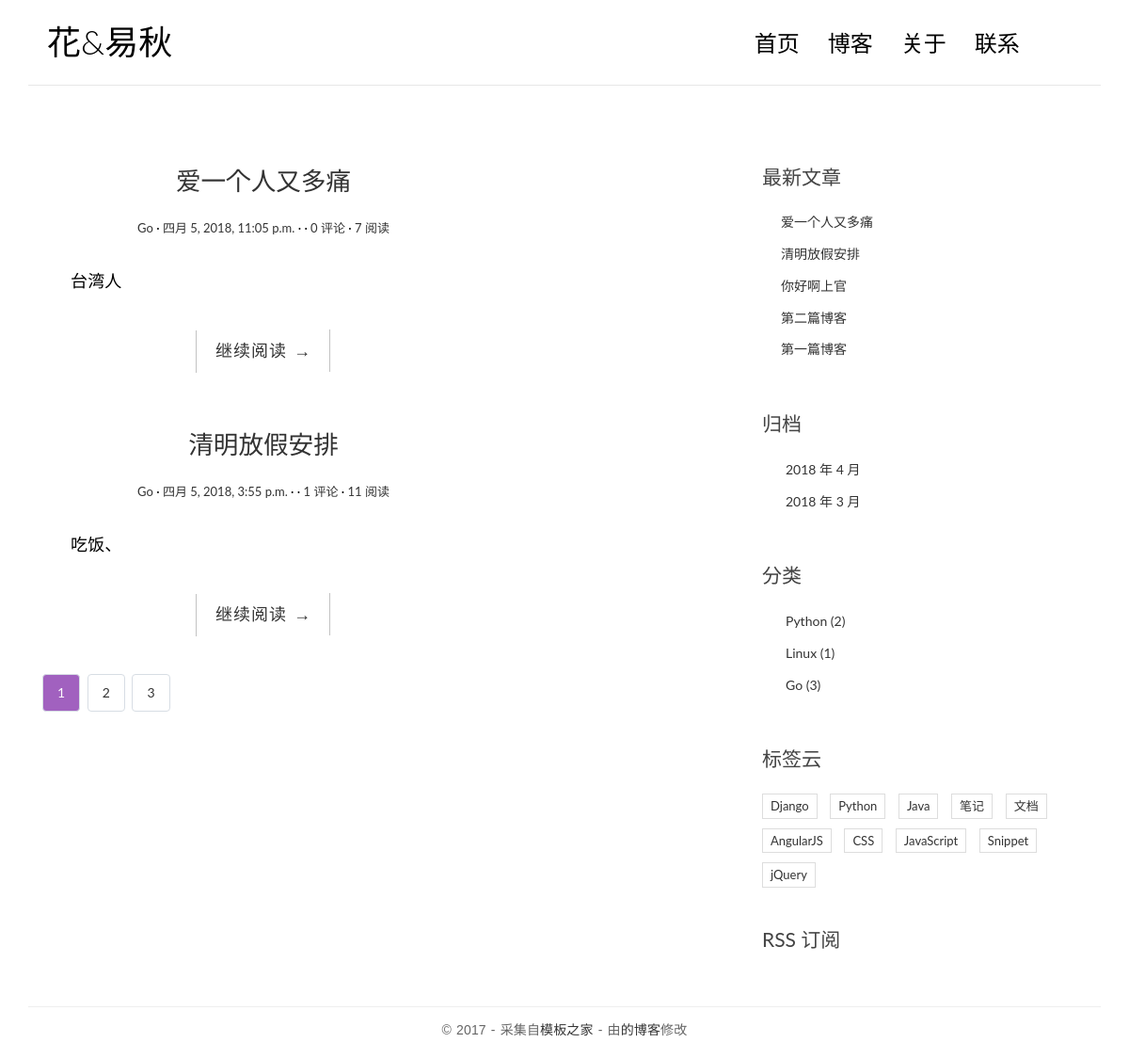
Before: / with the older database file.
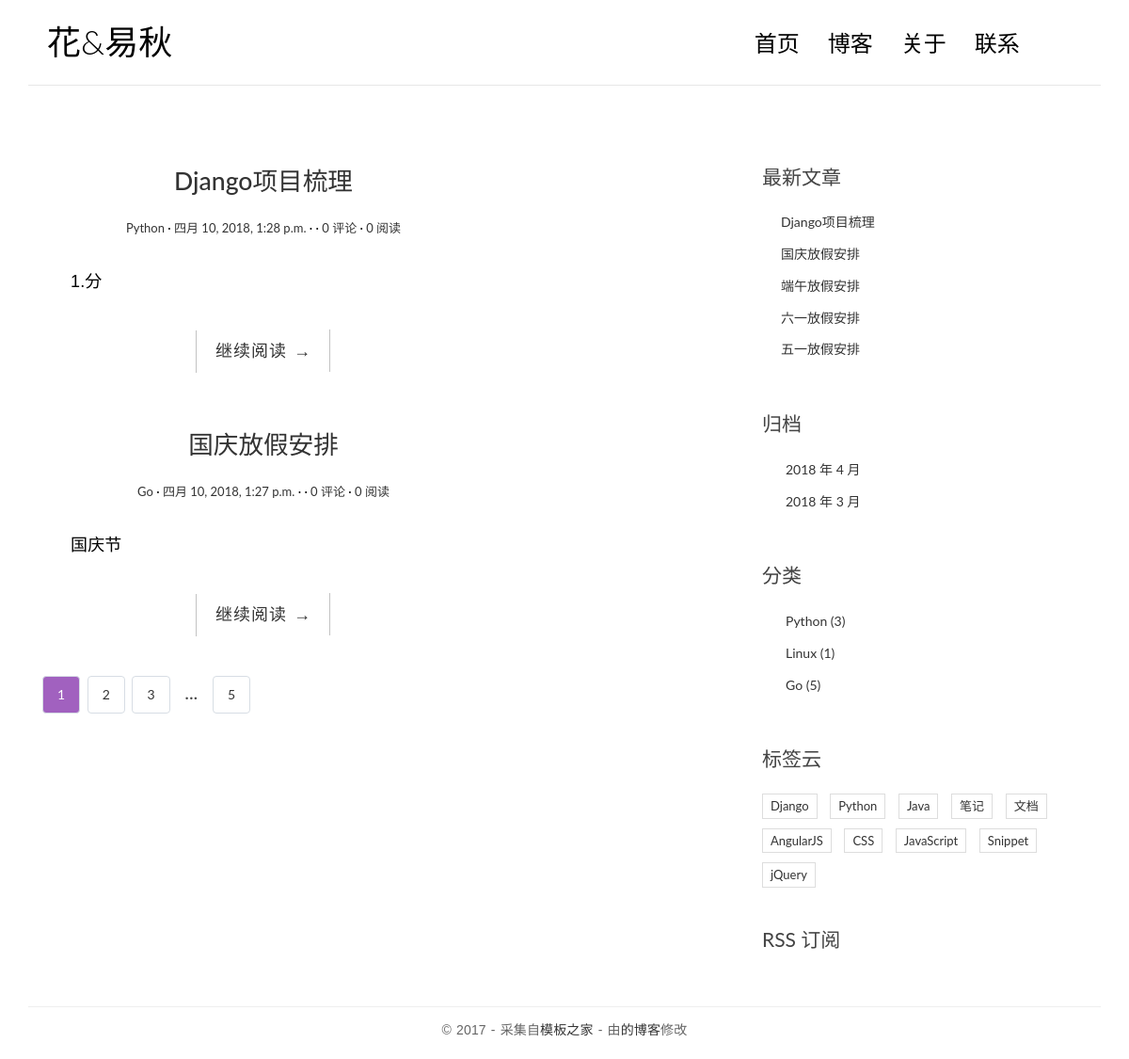
After: the same page with the newer database file.
### blog/models.py (models this page shows, shortened)
class Post(models.Model):
    title = models.CharField(max_length=70)
    body = models.TextField()
    created_time = models.DateTimeField(
        auto_now=True,
    )
    modified_time = models.DateTimeField(
        auto_now_add=True,
    )
    excerpt = models.CharField(max_length=200, blank=True,null=True)
    category = models.ForeignKey(Category)
    tags = models.ManyToManyField(Tag, blank=True)
    views = models.PositiveIntegerField(default=0)
    def get_absolute_url(self):
        return reverse('blog:detail', kwargs={'pk': self.pk})
    class Meta:
        ordering = ['-created_time','title']  # 在类中先自动排序

class Category(models.Model):
    name = models.CharField(max_length=100)

### blog/views.py (the view, shortened to what this page needs)
# urls.py: url(r'^$', views.IndexView.as_view(), name='index'),
class IndexView(ListView):
    model = Post
    template_name = 'blog/index.html'
    context_object_name = 'contacts'
    paginate_by = 2
    def get_context_data(self, **kwargs):
        context = super().get_context_data(**kwargs)
        paginator = context.get('paginator')
        page = context.get('page_obj')
        is_paginated = context.get('is_paginated')
        pagination_data = self.pagination_data(paginator, page, is_paginated)
        context.update(pagination_data)
        return context
    def pagination_data(self, paginator, page, is_paginated):
        if not is_paginated:
            return {}
        left = []
        right = []
        left_has_more = False
        right_has_more = False
        first = False
        last = False
        page_number = page.number
        total_pages = paginator.num_pages
        page_range = paginator.page_range
        if page_number == 1:
            right = page_range[page_number:page_number + 2]
            if right[-1] < total_pages - 1:
                right_has_more = True
            if right[-1] < total_pages:
                last = True
        elif page_number == total_pages:
            left = page_range[(page_number - 3) if (page_number - 3) > 0 else 0:page_number - 1]
            if left[0] > 2:
                left_has_more = True
            if left[0] > 1:
                first = True
        data = {
            'left': left,
            'right': right,
            'left_has_more': left_has_more,
            'right_has_more': right_has_more,
            'first': first,
            'last': last,
        }
        return data

### blog/templatetags/blog_tags.py (called while the page is built)
@register.simple_tag
def get_recent_posts(num=5):
    return Post.objects.all().order_by('-created_time')[:num]

@register.simple_tag
def archives():
    return Post.objects.dates('created_time', 'month', order='DESC')

@register.simple_tag
def get_categories():
    return Category.objects.annotate(num_posts=Count('post')).filter(num_posts__gt=0)

### blog/templates/blog/index.html (shortened to what this page needs)
{% extends 'base.html' %}
{% load staticfiles %}
{% block main %}
<main class="col-md-8">
        {% for contact in contacts %}
        <article class="post post-{{ post.pk }}">
            <header class="entry-header">
                <h1 class="entry-title">
                    <a href="{{ contact.get_absolute_url }}">{{ contact.title }}</a>
                </h1>
                <div class="entry-meta">
                    <span class="post-category"><a href="#">{{ contact.category.name }}</a></span>
                    <span class="post-date"><a href="#"><time class="entry-date"
                                                              datetime="{{ post.created_time }}">{{ contact.created_time }}</time></a></span>
                    <span class="post-author"><a href="#">{{ contact.author }}</a></span>
                    <span class="comments-link"><a href="#">{{ contact.comment_set.count }} 评论</a></span>
                    <span class="views-count"><a href="#">{{ contact.views }} 阅读</a></span>
                </div>
            </header>
            <div class="entry-content clearfix">
                <p>{{ contact.excerpt }}</p>
                <div class="read-more cl-effect-14">
                    <a href="{{ contact.get_absolute_url }}" class="more-link">继续阅读 <span class="meta-nav">→</span>
                    </a>
                </div>
            </div>
        </article>
        {% empty %}
        <div class="no-post">暂时还没有发布的文章！</div>
        {% endfor %}
    {% if is_paginated %}
    <div class="pagination">
        <a class="current-page" href="?page={{ page_obj.number }}" >{{ page_obj.number }}</a>
        {% if right %}
        {% for i in right %}
        <a href="?page={{ i }}">{{ i }}</a>
        {% endfor %}
        {% if right_has_more %}
        <span>...</span>
        {% endif %}
        {% endif %}
        {% if last %}
        <a href="?page={{ paginator.num_pages }}">{{ paginator.num_pages }}</a>
        {% endif %}
    </div>
    {% endif %}
</main>
{% endblock main %}

### blog/templates/base.html (shortened to what this page needs)
{% load staticfiles %}
{% load blog_tags %}
<!DOCTYPE html>
<html>
<head>
    <link href="https://cdn.bootcss.com/bootstrap/3.3.7/css/bootstrap.min.css" rel="stylesheet">
    <link rel="stylesheet" href="http://code.ionicframework.com/ionicons/2.0.1/css/ionicons.min.css">
    <link rel="stylesheet" href="/static/css/pace.css">
    <link rel="stylesheet" href="/static/css/paginate.css">
    <link rel="stylesheet" href="/static/css/custom.css">
    <link rel="stylesheet" href="{% static 'css/highlights/github.css' %}">
</head>
<body>
<div class="container">
    <header id="site-header">
        <div class="row">
            <div class="col-md-4 col-sm-5 col-xs-8">
                <div class="logo">
                    <h1><a href="{% url 'blog:index' %}"><b>花</b>&amp;易秋</a></h1>
                </div>
            </div>
            <div class="col-md-8 col-sm-7 col-xs-4">
                <nav class="main-nav" role="navigation">
                    <div class="collapse navbar-collapse" id="bs-example-navbar-collapse-1">
                        <ul class="nav navbar-nav navbar-right">
                            <li class="cl-effect-11"><a href="{% url 'blog:index' %}" data-hover="首页">首页</a></li>
                            <li class="cl-effect-11"><a href="#" data-hover="博客">博客</a></li>
                            <li class="cl-effect-11"><a href="#" data-hover="关于">关于</a></li>
                            <li class="cl-effect-11"><a href="#" data-hover="联系">联系</a></li>
                        </ul>
                    </div>
                </nav>
            </div>
        </div>
    </header>
</div>
<div class="content-body">
    <div class="container">
        <div class="row">
            <main class="col-md-8">
                {% block main %}
                {% endblock main %}
            </main>
            <aside class="col-md-4">
                <div class="widget widget-recent-posts">
                    <h3 class="widget-title">最新文章</h3>
                    {% get_recent_posts as recent_post_list %}
                    <ul>
                        {% for post in recent_post_list %}
                        <li>
                            <a href="{{ post.get_absolute_url }}">{{ post.title }}</a>
                        </li>
                        {% empty %}
                        暂无文章！
                        {% endfor %}
                    </ul>
                </div>
                <div class="widget widget-archives">
                    <h3 class="widget-title">归档</h3>
                    {% archives as date_list %}
                    <ul>
                        {% for date in date_list %}
                        <li>
                            <a href="{% url 'blog:archives' date.year date.month %}">{{ date.year }} 年 {{ date.month }}
                                月</a>
                        </li>
                        {% empty %}
                        暂无归档！
                        {% endfor %}
                    </ul>
                </div>
                <div class="widget widget-category">
                    <h3 class="widget-title">分类</h3>
                    {% get_categories as category_list %}
                    <ul>
                        {% for category in category_list %}
                        <li>
                            <a href="{% url 'blog:category' category.pk %}">{{ category.name }}
                                <span class="post-count">({{ category.num_posts }})</span></a>
                        </li>
                        {% empty %}
                        暂无分类！
                        {% endfor %}
                    </ul>
                </div>
                <div class="widget widget-tag-cloud">
                    <h3 class="widget-title">标签云</h3>
                    <ul>
                        <li>
                            <a href="#">Django</a>
                        </li>
                        <li>
                            <a href="#">Python</a>
                        </li>
                        <li>
                            <a href="#">Java</a>
                        </li>
                        <li>
                            <a href="#">笔记</a>
                        </li>
                        <li>
                            <a href="#">文档</a>
                        </li>
                        <li>
                            <a href="#">AngularJS</a>
                        </li>
                        <li>
                            <a href="#">CSS</a>
                        </li>
                        <li>
                            <a href="#">JavaScript</a>
                        </li>
                        <li>
                            <a href="#">Snippet</a>
                        </li>
                        <li>
                            <a href="#">jQuery</a>
                        </li>
                    </ul>
                </div>
                <div class="rss">
                    <a href=""> RSS 订阅</a>
                </div>
            </aside>
        </div>
    </div>
</div>
<footer id="site-footer">
    <div class="container">
        <div class="row">
            <div class="col-md-12">
                <p class="copyright">&copy 2017 - 采集自<a href="http://www.cssmoban.com/"
                                                        target="_blank" title="模板之家">模板之家</a>
                    - 由<a href="http://zmrenwu.com/" title="网页模板" target="_blank">{{ post.author }}的博客</a>修改
                </p>
            </div>
        </div>
    </div>
</footer>
</body>
</html>

### blog/static/css/paginate.css (style rules this page uses)
.pagination { margin-top: 25px; text-align: center; }
.pagination a { display: inline-block; line-height: 38px; padding: 0 15px; margin-right: 4px; text-align: center; background-color: #fff; user-select: none; cursor: pointer; font-size: 14px; border: 1px solid #d7dde4; border-radius: 4px; transition: all .2s ease-in-out; }
.pagination .current-page { color: white; background-color: #A161BF; }
.pagination span { display: inline-block; font-size: 20px; line-height: 38px; padding: 0 8px; margin-right: 4px; }

Changed rows visible on the page:
removed Post: title "爱一个人又多痛", category.name "Go", created_time "四月 5, 2018, 11:05 p.m.", comment_set.count "0", views "7", excerpt "台湾人"
no longer on this page (row edited): Post: title "清明放假安排", category.name "Go", created_time "四月 5, 2018, 3:55 p.m.", comment_set.count "1", views "11", excerpt "吃饭、"
removed Post: title "你好啊上官", shown under "最新文章"
no longer on this page (row edited): Post: title "第二篇博客", shown under "最新文章"
no longer on this page (row unchanged): Post: title "第一篇博客", shown under "最新文章"
added Post: title "Django项目梳理", category.name "Python", created_time "四月 10, 2018, 1:28 p.m.", comment_set.count "0", views "0", excerpt "1.分"
added Post: title "国庆放假安排", category.name "Go", created_time "四月 10, 2018, 1:27 p.m.", comment_set.count "0", views "0", excerpt "国庆节"
added Post: title "端午放假安排", shown under "最新文章"
added Post: title "六一放假安排", shown under "最新文章"
added Post: title "五一放假安排", shown under "最新文章"
computed for Category "Python": num_posts "2" → "3"
computed for Category "Go": num_posts "3" → "5"
Other visible differences:
{{ paginator.num_pages }}: (not shown) → "5"
